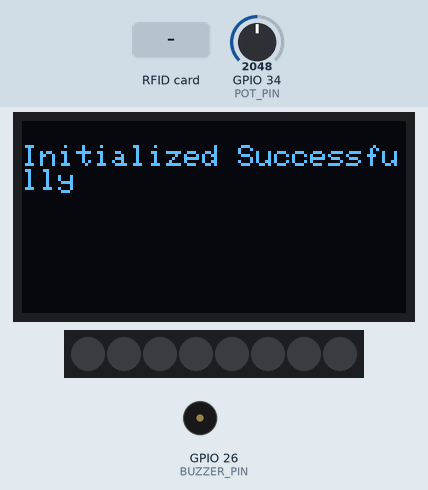
A program run on a simulated ESP32. Shown: 128×64 one-colour display, 8 RGB LEDs in strip order, left to right, buzzer (waves = sounding, pin HIGH). Inputs (shaded band) come from the test bench; at power-on: GPIO 34 (POT_PIN) = 2048. No MQTT or app messages arrive unless stated; pins used as bus, display or sensor lines are not drawn; what the program prints to the serial monitor is not drawn.

Above: at 1.4 s.
1.5 s: RFID card 5E 7A 19 C4 held to the reader
At 2.4 s:
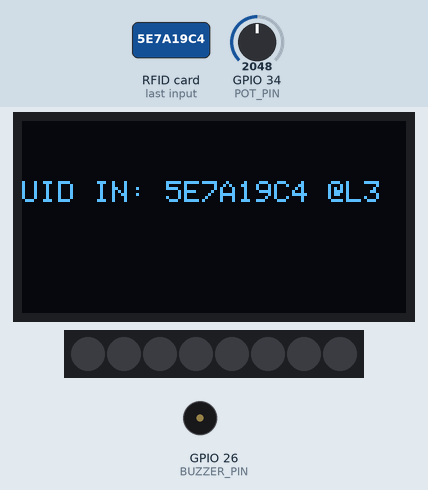
3.1 s: RFID card 5E 7A 19 C4 held to the reader
At 4.1 s:
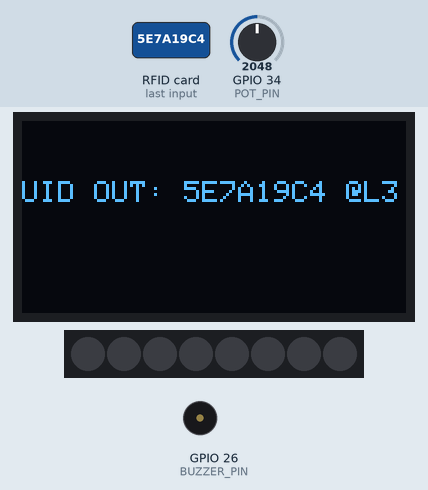
Timing chart, 0 to 6.1 s (numbered marks = the images above; inputs shaded):
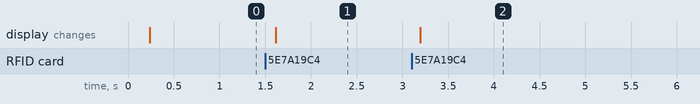

The program:

main.cpp
```cpp
#include <Arduino.h>
#include <SPI.h>
#include <Wire.h>
#include <Adafruit_GFX.h>
#include <Adafruit_SSD1306.h>
#include <MFRC522.h>
#include <WiFi.h>
#include <PubSubClient.h>
#include <Adafruit_NeoPixel.h>

// OLED Setup
#define SCREEN_WIDTH 128
#define SCREEN_HEIGHT 64
#define OLED_RESET -1
#define SCREEN_ADDRESS 0x3C
Adafruit_SSD1306 display(SCREEN_WIDTH, SCREEN_HEIGHT, &Wire, OLED_RESET);

// SPI and RFID Pins
#define RFID1_CS 5
#define RFID2_CS 4
#define SCK_PIN 14
#define MISO_PIN 12
#define MOSI_PIN 13

// Pin setup
#define POT_PIN      34   // Analog pin for potentiometer
#define BUZZER_PIN   26   // Passive buzzer
#define NEOPIXEL_PIN 27   // NeoPixel data pin
#define NUM_PIXELS    8   // 8 bit circular Neopixel
Adafruit_NeoPixel pixel(NUM_PIXELS, NEOPIXEL_PIN, NEO_GRB + NEO_KHZ800);

// RFID Instances
MFRC522 rfid1(RFID1_CS, 0);
MFRC522 rfid2(RFID2_CS, 0);

// WiFi AP Credentials
const char *ssid = "ESP32_AP";
const char *password = "password123";

// MQTT Broker IP (Laptop server)
const char *mqttServer = "192.168.4.2";
const int mqttPort = 1883;
WiFiClient espClient;
PubSubClient client(espClient);

// Function Prototypes
void setupWiFiAP();
void connectToMQTT();
void mqtt_callback(char *topic, byte *payload, unsigned int length);
void taskRFID1(void *pvParameters);
void taskRFID2(void *pvParameters);
void getTagID(MFRC522 *rfid, char *tagID);
void showDisplay(const char* prefix, const char* message);
void handleAccess(void *pvParameters);
void indicateStatus(bool granted);
int getLocationFromPot();

// Struct for access response
struct AccessResponse {
  char uid[32];
  char name[64];
  bool allowed;
};


QueueHandle_t accessQueue;

void setup() {
  Serial.begin(115200);
  SPI.begin(SCK_PIN, MISO_PIN, MOSI_PIN);

  if (!display.begin(SSD1306_SWITCHCAPVCC, SCREEN_ADDRESS)) {
    Serial.println(F("SSD1306 allocation failed"));
    while (true);
  }
  display.clearDisplay();
  display.setTextSize(1);
  display.setTextColor(WHITE);
  display.setCursor(0, 0);
  display.println("Initializing...");
  display.display();

  pinMode(RFID1_CS, OUTPUT);
  pinMode(RFID2_CS, OUTPUT);
  digitalWrite(RFID1_CS, HIGH);
  digitalWrite(RFID2_CS, HIGH);
  rfid1.PCD_Init();
  rfid2.PCD_Init();

  pinMode(POT_PIN, INPUT);
  pinMode(BUZZER_PIN, OUTPUT);
  pixel.begin();
  pixel.clear();
  pixel.show();

  setupWiFiAP();
  client.setServer(mqttServer, mqttPort);
  connectToMQTT();

  accessQueue = xQueueCreate(5, sizeof(AccessResponse));

  xTaskCreatePinnedToCore(taskRFID1, "RFID_IN", 4096, NULL, 1, NULL, 1);
  xTaskCreatePinnedToCore(taskRFID2, "RFID_OUT", 4096, NULL, 1, NULL, 1);
  xTaskCreatePinnedToCore(handleAccess, "AccessHandler", 4096, NULL, 1, NULL, 1);

  display.clearDisplay();
  display.println("Initialized Successfully");
  display.display();
}

void loop() {
  client.loop();  // Keep MQTT connection alive
}

void setupWiFiAP() {
  Serial.println("Setting up ESP32 as Access Point...");
  WiFi.mode(WIFI_AP);
  // Configure static IP for ESP32 (gateway)
  IPAddress local_IP(192, 168, 4, 1);
  IPAddress gateway(192, 168, 4, 1);
  IPAddress subnet(255, 255, 255, 0);
  WiFi.softAPConfig(local_IP, gateway, subnet);

  // Start the access point
  if (WiFi.softAP(ssid, password)) {
    Serial.println("Access Point started");
    Serial.print("ESP32 IP Address: ");
    Serial.println(WiFi.softAPIP());
  } else {
    Serial.println("Failed to start Access Point");
    while (true);
  }
}

void connectToMQTT() {
  client.setCallback(mqtt_callback);
  while (!client.connected()) {
    Serial.println("Connecting to MQTT...");
    if (client.connect("ESP32Client")) {
      Serial.println("Connected to MQTT broker");
      client.subscribe("access/response");
    } else {
      Serial.print("Failed. rc=");
      Serial.print(client.state());
      Serial.println(" Retrying in 2 seconds...");
      delay(2000);
    }
  }
}

void mqtt_callback(char *topic, byte *payload, unsigned int length) {
  char message[100];
  memset(message, 0, sizeof(message));
  memcpy(message, payload, length);
  message[length] = '\0';

  if (strcmp(topic, "access/response") == 0) {
    char *uid = strtok(message, ",");
    char *status = strtok(NULL, ",");
    char *name = strtok(NULL, ",");

    if (uid && status && name) {
      AccessResponse res;
      strncpy(res.uid, uid, sizeof(res.uid));
      strncpy(res.name, name, sizeof(res.name));
      res.allowed = (strcmp(status, "ALLOWED") == 0);

      xQueueSend(accessQueue, &res, portMAX_DELAY);
    }
  }
}

void taskRFID1(void *pvParameters) {
  char tag[32];
  char payload[64];

  for (;;) {
    digitalWrite(RFID1_CS, LOW);
    if (rfid1.PICC_IsNewCardPresent() && rfid1.PICC_ReadCardSerial()) {
      getTagID(&rfid1, tag);
      if (strlen(tag) > 0) {
        int location = getLocationFromPot();
        snprintf(payload, sizeof(payload), "%s,%d", tag, location);
        client.publish("rfid/in", payload);

        char displayMsg[48];
        snprintf(displayMsg, sizeof(displayMsg), "%s @L%d", tag, location);
        showDisplay("IN", displayMsg);

        Serial.printf("IN Tag: %s Location: %d\n", tag, location);
      }
      rfid1.PICC_HaltA();
      delay(1500);
    }
    digitalWrite(RFID1_CS, HIGH);
    delay(200);
  }
}

void taskRFID2(void *pvParameters) {
  char tag[32];
  char payload[64];
  for (;;) {
    digitalWrite(RFID2_CS, LOW);
    if (rfid2.PICC_IsNewCardPresent() && rfid2.PICC_ReadCardSerial()) {
      getTagID(&rfid2, tag);
      if (strlen(tag) > 0) {
        int location = getLocationFromPot();
        snprintf(payload, sizeof(payload), "%s,%d", tag, location);
        client.publish("rfid/out", payload);

        char displayMsg[48];
        snprintf(displayMsg, sizeof(displayMsg), "%s @L%d", tag, location);
        showDisplay("OUT", displayMsg);

        Serial.printf("OUT Tag: %s Location: %d\n", tag, location);
      }
      rfid2.PICC_HaltA();
      delay(1500);
    }
    digitalWrite(RFID2_CS, HIGH);
    delay(200);
  }
}

void getTagID(MFRC522 *rfid, char *tagID) {
  tagID[0] = '\0';
  if (rfid->uid.size > 0) {
    for (byte i = 0; i < rfid->uid.size; i++) {
      char byteStr[3];
      snprintf(byteStr, sizeof(byteStr), "%02X", rfid->uid.uidByte[i]);
      strncat(tagID, byteStr, 2);
    }
  }
}

void showDisplay(const char* prefix, const char* message) {
  display.clearDisplay();
  display.setCursor(0, 20);
  display.print("UID ");
  display.print(prefix);
  display.print(": ");
  display.println(message);
  display.display();
}

int getLocationFromPot() {
  int analogVal = analogRead(POT_PIN);
  int location = map(analogVal, 0, 4095, 1, 5);
  // Clamp to valid range
  if (location < 1) location = 1;
  if (location > 5) location = 5;
  return location;
}

void handleAccess(void *pvParameters) {
  AccessResponse res;
  for (;;) {
    if (xQueueReceive(accessQueue, &res, portMAX_DELAY) == pdTRUE) {

      Serial.println("\nAutheticating ...");
      Serial.println("Access Response Received:");
      Serial.print("UID: ");
      Serial.println(res.uid);
      Serial.print("Name: ");
      Serial.println(res.name);
      Serial.print("Access: ");
      Serial.println(res.allowed ? "ALLOWED" : "DENIED");

      indicateStatus(res.allowed);

      char displayMsg[100];
      if (res.allowed) {
        snprintf(displayMsg, sizeof(displayMsg), "\nALLOWED\nWelcome %s", res.name);
        showDisplay("OK", displayMsg);
      } else {
        snprintf(displayMsg, sizeof(displayMsg), "\nALLOWED\nWelcome %s", res.name);
        showDisplay("X", displayMsg);
      }
    }
  }
}

void indicateStatus(bool granted) {
  uint32_t color = granted ? pixel.Color(0, 255, 0) : pixel.Color(255, 0, 0);
  for (int i = 0; i < pixel.numPixels(); i++) {
    pixel.setPixelColor(i, color);
  }
  pixel.show();
  tone(BUZZER_PIN, granted ? 1000 : 200, granted ? 200 : 1000);
  delay(500);
  pixel.clear();
  pixel.show();
}
```

Measured:
- after the input at 1.5 s, the display: changes after 0.12 s (image 1)
- after the input at 3.1 s, the display: changes after 0.10 s (image 2)
